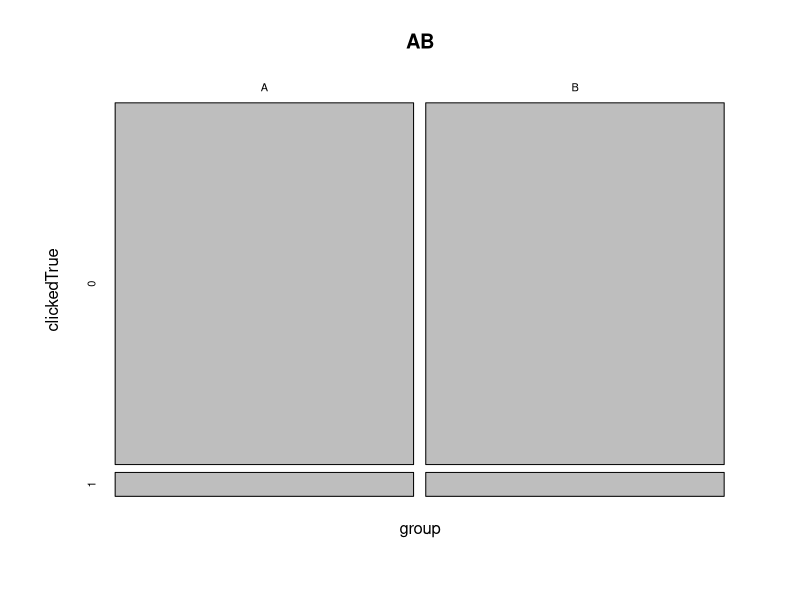

Generate this figure with R:
library(data.table)
library(lubridate)

ABTestDyn <- setRefClass(
  "ABTest",
  fields = list(
    df = "ANY"
  ),
  methods = list(
    initialize = function(df)
    {
      #' df column names:
      #' group : string
      #' timestamp : timestamp
      #' clickedTrue : factor
      df <<- df
    },
    plot_mos = function()
    {
      mosaicplot(table(df[,.(group, clickedTrue)]), main='AB')
    },
    prc_diff = function()
    {
      cvr = df[,.(clickedTrue = mean(as.integer(clickedTrue)-1)), by=.(group)]
      return((cvr$clickedTrue[1] - cvr$clickedTrue[2])/cvr$clickedTrue[1] *100)
    },
    p_value = function(from_dt, to_dt)
    {
      return(prop.test(table(df[timestamp>= from_dt & timestamp <= to_dt, .(group, clickedTrue)]))$p.value)
    }
  )
)


main = function(){
  # Choose parameters:
  pA <- 0.06 # True click through rate for group A
  pB <- 0.06 # True click through rate for group B
  nA <- 500 # Number of cases for group A
  nB <- 500 # Number of cases for group B
  
  
  set.seed(47849)
  df <- data.table(group = rep(c("A", "B"), c(nA, nB)),
                   timestamp = sample(seq(as_datetime('2016-06-02'),
                                          as_datetime('2016-06-09'), by = 1), nA+nB),
                   clickedTrue = as.factor(c(rbinom(n = nA, size = 1, prob = pA),
                                             rbinom(n = nB, size = 1, prob = pB))))
  
  
  
  # Order data by timestamp
  setorder(df, timestamp)
  levels(df$clickedTrue) <- c("0", "1")
  
  print(head(df))
  
  ab <- ABTestDyn$new(df)
  
  ab$plot_mos()
  cat('% difference ',ab$prc_diff())
  cat('significance ', ab$p_value(min(df$timestamp),
                                  '2016-06-07'))
  
  
}


if (getOption('run.main', default=TRUE)) {
  
  main()
}



